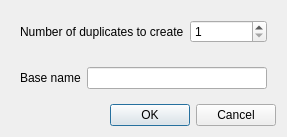
<?xml version="1.0" encoding="UTF-8"?>
<ui version="4.0">
 <class>Dialog</class>
 <widget class="QDialog" name="Dialog">
  <property name="geometry">
   <rect>
    <x>0</x>
    <y>0</y>
    <width>287</width>
    <height>129</height>
   </rect>
  </property>
  <property name="windowTitle">
   <string>FreeCAD - CROSS - Duplicate Robot</string>
  </property>
  <layout class="QVBoxLayout" name="verticalLayout">
   <item>
    <widget class="QWidget" name="widget" native="true">
     <layout class="QHBoxLayout" name="horizontalLayout">
      <item>
       <widget class="QLabel" name="label_number">
        <property name="text">
         <string>Number of duplicates to create</string>
        </property>
       </widget>
      </item>
      <item>
       <widget class="QSpinBox" name="spinbox_number">
        <property name="minimum">
         <number>1</number>
        </property>
        <property name="maximum">
         <number>9999</number>
        </property>
       </widget>
      </item>
     </layout>
    </widget>
   </item>
   <item>
    <widget class="QWidget" name="widget_2" native="true">
     <layout class="QHBoxLayout" name="horizontalLayout_2">
      <item>
       <widget class="QLabel" name="label_basename">
        <property name="text">
         <string>Base name</string>
        </property>
       </widget>
      </item>
      <item>
       <widget class="QLineEdit" name="line_edit_basename"/>
      </item>
     </layout>
    </widget>
   </item>
   <item>
    <widget class="QDialogButtonBox" name="button_box">
     <property name="orientation">
      <enum>Qt::Horizontal</enum>
     </property>
     <property name="standardButtons">
      <set>QDialogButtonBox::Cancel|QDialogButtonBox::Ok</set>
     </property>
    </widget>
   </item>
  </layout>
 </widget>
 <resources/>
 <connections>
  <connection>
   <sender>button_box</sender>
   <signal>accepted()</signal>
   <receiver>Dialog</receiver>
   <slot>accept()</slot>
   <hints>
    <hint type="sourcelabel">
     <x>248</x>
     <y>254</y>
    </hint>
    <hint type="destinationlabel">
     <x>157</x>
     <y>274</y>
    </hint>
   </hints>
  </connection>
  <connection>
   <sender>button_box</sender>
   <signal>rejected()</signal>
   <receiver>Dialog</receiver>
   <slot>reject()</slot>
   <hints>
    <hint type="sourcelabel">
     <x>316</x>
     <y>260</y>
    </hint>
    <hint type="destinationlabel">
     <x>286</x>
     <y>274</y>
    </hint>
   </hints>
  </connection>
 </connections>
</ui>
